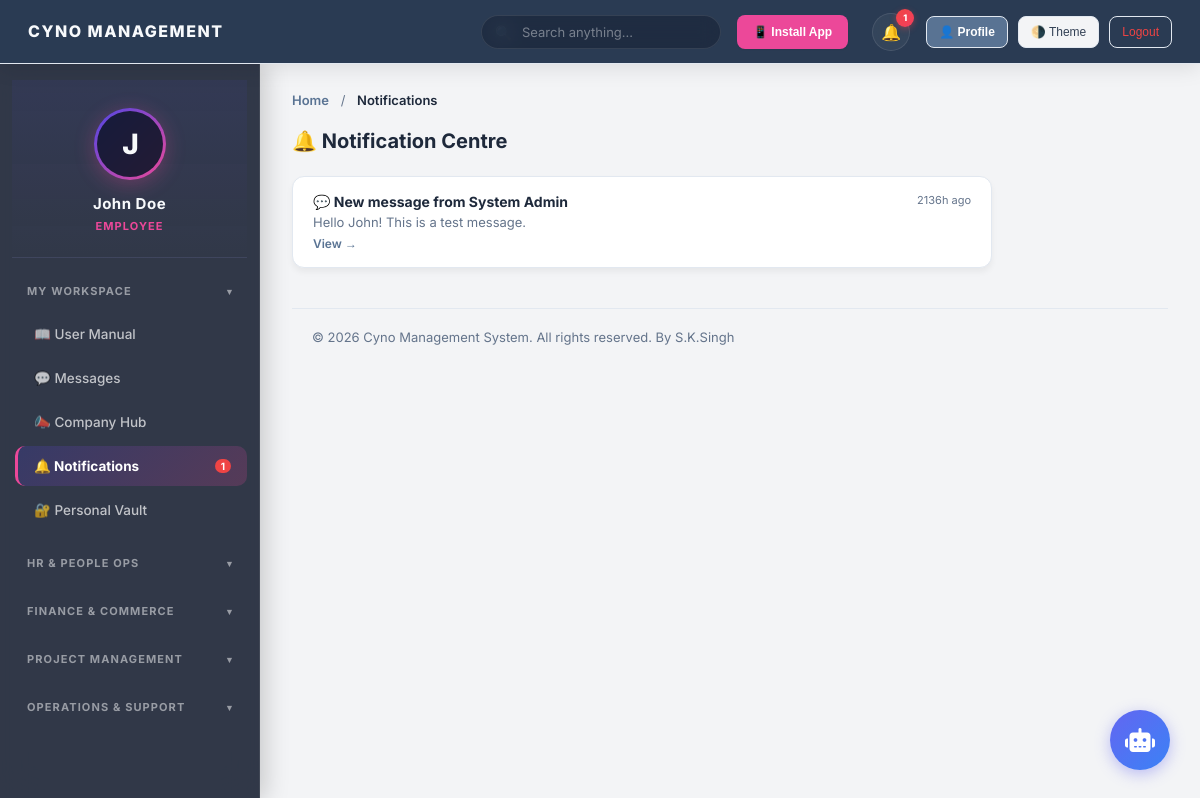
/notifications.php (signed in), run on the app's committed database.
### tables this page shows
CREATE TABLE notifications (
            id INTEGER PRIMARY KEY AUTOINCREMENT,
            user_id TEXT NOT NULL,
            title TEXT NOT NULL,
            body TEXT,
            link TEXT DEFAULT '',
            is_read INTEGER DEFAULT 0,
            created_at DATETIME DEFAULT CURRENT_TIMESTAMP
        );

### notifications.php (the view, shortened to what this page needs)
<?php
require_once 'includes/header.php';
require_once 'includes/sidebar.php';
$me = $_SESSION['login_id'];
$pdo->prepare("UPDATE notifications SET is_read=1 WHERE user_id=?")->execute([$me]);
$notifs = $pdo->prepare("SELECT * FROM notifications WHERE user_id=? ORDER BY created_at DESC LIMIT 100");
$notifs->execute([$me]);
$notifs = $notifs->fetchAll(PDO::FETCH_ASSOC);
?>
<div class="content-section active">
    <div class="section-header"><h2>🔔 Notification Centre</h2></div>
    <?php if(empty($notifs)): ?>
        <div style="text-align:center;padding:60px;color:var(--text-muted);">
            <div style="font-size:48px;margin-bottom:16px;">🎉</div>
            <h3>All caught up!</h3><p>No notifications yet.</p>
        </div>
    <?php else: ?>
    <div style="max-width:700px;">
        <?php foreach($notifs as $n):
            $timeago = round((time() - strtotime($n['created_at']))/60);
            $ago = $timeago < 60 ? $timeago.'m ago' : round($timeago/60).'h ago';
        ?>
        <div style="background:var(--bg-card);border-radius:12px;padding:16px 20px;margin-bottom:10px;border:1px solid var(--border-card);display:flex;justify-content:space-between;align-items:flex-start;box-shadow:0 4px 6px rgba(0,0,0,0.05); transition:transform 0.2s;">
            <div>
                <div style="font-weight:700;color:var(--text-heading);margin-bottom:4px;"><?= htmlspecialchars($n['title']) ?></div>
                <?php if($n['body']): ?><div style="font-size:13px;color:var(--text-muted);"><?= htmlspecialchars($n['body']) ?></div><?php endif; ?>
                <?php if($n['link']): ?><a href="<?= htmlspecialchars($n['link']) ?>" style="font-size:12px;color:var(--primary-color, #6366f1);text-decoration:none;margin-top:6px;display:inline-block;font-weight:600;">View →</a><?php endif; ?>
            </div>
            <span style="font-size:11px;color:var(--text-muted);white-space:nowrap;margin-left:16px;"><?= $ago ?></span>
        </div>
        <?php endforeach; ?>
    </div>
    <?php endif; ?>
</div>
<?php require_once 'includes/footer.php'; ?>

### assets/css/style.css (style rules this page uses)
:root { --bg-body: #f3f4f6; --bg-header: #2a3b53; --bg-sidebar: #2a3b53; --bg-main: #f3f4f6; --bg-card: #ffffff; --bg-hover: rgba(255, 255, 255, 0.1); --border-card: #e2e8f0; --text-heading: #1e293b; --text-body: #334155; --text-muted: #64748b; --input-bg: #ffffff; --input-border: #cbd5e1; --table-header: #f8fafc; --primary-color: #597393; --primary-hover: #475f7e; --primary-light: rgba(255, 255, 255, 0.15); --success: #10b981; --warning: #f59e0b; --danger: #ef4444; --modal-overlay: rgba(15,23,42,0.6); --shadow-xs: 0 1px 2px 0 rgba(0, 0, 0, 0.05); --shadow-sm: 0 4px 6px -1px rgba(0, 0, 0, 0.05), 0 2px 4px -2px rgba(0, 0, 0, 0.05); --shadow-soft: 0 10px 25px -5px rgba(0, 0, 0, 0.05), 0 8px 10px -6px rgba(0, 0, 0, 0.05); --radius-sm: 8px; --radius-md: 12px; --radius-lg: 16px; --sidebar-w: 260px; --header-h: 64px; }
*, *::before, *::after { margin:0; padding:0; box-sizing:border-box; }
html { font-size:14px; -webkit-font-smoothing:antialiased; }
body { font-family:'Inter',system-ui,sans-serif; background:var(--bg-body); color:var(--text-body); min-height:100vh; overflow:hidden; }
h1,h2,h3,h4,h5,h6 { font-weight:600; color:var(--text-heading); line-height:1.3; }
a { color:var(--primary-color); text-decoration:none; }
.content-section.active { display:block; }
.section-header, .header-action { display:flex; justify-content:space-between; align-items:center; margin-bottom:22px; }
.section-header h2, .header-action h2 { font-size:20px; font-weight:700; color:var(--text-heading); margin:0; }
.content-section.active { animation: fadeInUp .35s ease-out; }

### data on the page
notifications: title "💬 New message from System Admin", body "Hello John! This is a test message.", created_at "2136h ago"

### other printed values
$GLOBAL_SETTINGS['company_name'] "CYNO MANAGEMENT"
$_notifCount "1"
substr($_SESSION['name'],0,1) "J"
$_SESSION['name'] "John Doe"
$_SESSION['role'] "EMPLOYEE"
$nc "1"
$pageTitle "Notifications"
